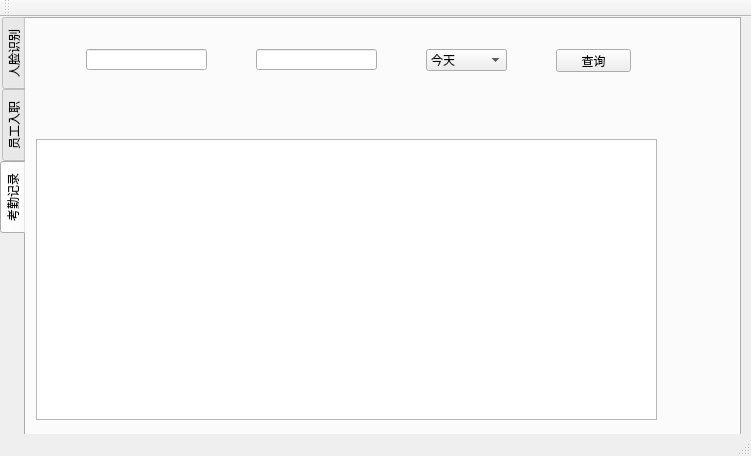
<?xml version="1.0" encoding="UTF-8"?>
<ui version="4.0">
 <class>MainWindow</class>
 <widget class="QMainWindow" name="MainWindow">
  <property name="geometry">
   <rect>
    <x>0</x>
    <y>0</y>
    <width>751</width>
    <height>456</height>
   </rect>
  </property>
  <property name="windowTitle">
   <string>MainWindow</string>
  </property>
  <widget class="QWidget" name="centralWidget">
   <widget class="QTabWidget" name="tabWidget">
    <property name="geometry">
     <rect>
      <x>0</x>
      <y>0</y>
      <width>741</width>
      <height>421</height>
     </rect>
    </property>
    <property name="tabPosition">
     <enum>QTabWidget::West</enum>
    </property>
    <property name="currentIndex">
     <number>2</number>
    </property>
    <widget class="QWidget" name="tab">
     <attribute name="title">
      <string notr="true">人脸识别</string>
     </attribute>
     <widget class="QLabel" name="label">
      <property name="geometry">
       <rect>
        <x>0</x>
        <y>0</y>
        <width>641</width>
        <height>381</height>
       </rect>
      </property>
      <property name="styleSheet">
       <string notr="true">background-color: rgba(0, 0, 0,100%);</string>
      </property>
      <property name="text">
       <string/>
      </property>
     </widget>
     <widget class="QPushButton" name="uiButton_1">
      <property name="geometry">
       <rect>
        <x>150</x>
        <y>390</y>
        <width>75</width>
        <height>23</height>
       </rect>
      </property>
      <property name="styleSheet">
       <string notr="true">font: 9pt &quot;微软雅黑&quot;;
</string>
      </property>
      <property name="text">
       <string>开始</string>
      </property>
     </widget>
     <widget class="QPushButton" name="uiButton_2">
      <property name="geometry">
       <rect>
        <x>440</x>
        <y>390</y>
        <width>75</width>
        <height>23</height>
       </rect>
      </property>
      <property name="styleSheet">
       <string notr="true">font: 9pt &quot;微软雅黑&quot;;</string>
      </property>
      <property name="text">
       <string>停止</string>
      </property>
     </widget>
    </widget>
    <widget class="QWidget" name="tab_2">
     <attribute name="title">
      <string>员工入职</string>
     </attribute>
     <widget class="QLabel" name="label_2">
      <property name="geometry">
       <rect>
        <x>20</x>
        <y>20</y>
        <width>111</width>
        <height>16</height>
       </rect>
      </property>
      <property name="text">
       <string>请输入员工工号：</string>
      </property>
     </widget>
     <widget class="QLabel" name="label_3">
      <property name="geometry">
       <rect>
        <x>20</x>
        <y>70</y>
        <width>111</width>
        <height>16</height>
       </rect>
      </property>
      <property name="text">
       <string>请输入员工姓名：</string>
      </property>
     </widget>
     <widget class="QPushButton" name="uiButton_4">
      <property name="geometry">
       <rect>
        <x>230</x>
        <y>350</y>
        <width>75</width>
        <height>23</height>
       </rect>
      </property>
      <property name="text">
       <string>保存</string>
      </property>
     </widget>
     <widget class="QLabel" name="label_4">
      <property name="geometry">
       <rect>
        <x>20</x>
        <y>120</y>
        <width>151</width>
        <height>16</height>
       </rect>
      </property>
      <property name="text">
       <string>请输入员工身份证号：</string>
      </property>
     </widget>
     <widget class="QLabel" name="label_5">
      <property name="geometry">
       <rect>
        <x>20</x>
        <y>220</y>
        <width>111</width>
        <height>16</height>
       </rect>
      </property>
      <property name="text">
       <string>请输入员工手机号：</string>
      </property>
     </widget>
     <widget class="QLabel" name="label_6">
      <property name="geometry">
       <rect>
        <x>20</x>
        <y>170</y>
        <width>111</width>
        <height>16</height>
       </rect>
      </property>
      <property name="text">
       <string>请输入员工性别：</string>
      </property>
     </widget>
     <widget class="QLineEdit" name="lineEdit">
      <property name="geometry">
       <rect>
        <x>140</x>
        <y>20</y>
        <width>121</width>
        <height>21</height>
       </rect>
      </property>
     </widget>
     <widget class="QLineEdit" name="lineEdit_2">
      <property name="geometry">
       <rect>
        <x>140</x>
        <y>70</y>
        <width>121</width>
        <height>21</height>
       </rect>
      </property>
     </widget>
     <widget class="QLineEdit" name="lineEdit_3">
      <property name="geometry">
       <rect>
        <x>140</x>
        <y>120</y>
        <width>121</width>
        <height>21</height>
       </rect>
      </property>
      <property name="text">
       <string/>
      </property>
     </widget>
     <widget class="QLineEdit" name="lineEdit_4">
      <property name="geometry">
       <rect>
        <x>140</x>
        <y>170</y>
        <width>121</width>
        <height>21</height>
       </rect>
      </property>
     </widget>
     <widget class="QLineEdit" name="lineEdit_5">
      <property name="geometry">
       <rect>
        <x>140</x>
        <y>220</y>
        <width>121</width>
        <height>21</height>
       </rect>
      </property>
     </widget>
     <widget class="QLineEdit" name="lineEdit_6">
      <property name="geometry">
       <rect>
        <x>140</x>
        <y>270</y>
        <width>121</width>
        <height>21</height>
       </rect>
      </property>
      <property name="text">
       <string/>
      </property>
     </widget>
     <widget class="QLabel" name="label_7">
      <property name="geometry">
       <rect>
        <x>20</x>
        <y>270</y>
        <width>111</width>
        <height>16</height>
       </rect>
      </property>
      <property name="text">
       <string>请输入员工邮箱：</string>
      </property>
     </widget>
     <widget class="QLabel" name="label_8">
      <property name="geometry">
       <rect>
        <x>320</x>
        <y>20</y>
        <width>261</width>
        <height>16</height>
       </rect>
      </property>
      <property name="text">
       <string>员工人脸信息采集(请正脸面向摄像头)：</string>
      </property>
     </widget>
     <widget class="QLabel" name="label_9">
      <property name="geometry">
       <rect>
        <x>330</x>
        <y>50</y>
        <width>281</width>
        <height>221</height>
       </rect>
      </property>
      <property name="styleSheet">
       <string notr="true">background-color: rgba(0, 0, 0,100%);</string>
      </property>
      <property name="text">
       <string/>
      </property>
     </widget>
     <widget class="QPushButton" name="uiButton_3">
      <property name="geometry">
       <rect>
        <x>490</x>
        <y>290</y>
        <width>91</width>
        <height>23</height>
       </rect>
      </property>
      <property name="text">
       <string>录入人脸信息</string>
      </property>
     </widget>
     <widget class="QPushButton" name="uiButton_5">
      <property name="geometry">
       <rect>
        <x>360</x>
        <y>290</y>
        <width>75</width>
        <height>23</height>
       </rect>
      </property>
      <property name="text">
       <string>开启摄像头</string>
      </property>
     </widget>
     <widget class="QLabel" name="label_photo_count">
      <property name="geometry">
       <rect>
        <x>410</x>
        <y>320</y>
        <width>121</width>
        <height>21</height>
       </rect>
      </property>
      <property name="text">
       <string>已存入的照片：0/20</string>
      </property>
     </widget>
    </widget>
    <widget class="QWidget" name="tab_3">
     <attribute name="title">
      <string>考勤记录</string>
     </attribute>
     <widget class="QTableView" name="tableView">
      <property name="geometry">
       <rect>
        <x>10</x>
        <y>120</y>
        <width>621</width>
        <height>281</height>
       </rect>
      </property>
     </widget>
     <widget class="QPushButton" name="pushButton">
      <property name="geometry">
       <rect>
        <x>530</x>
        <y>30</y>
        <width>75</width>
        <height>23</height>
       </rect>
      </property>
      <property name="text">
       <string>查询</string>
      </property>
     </widget>
     <widget class="QLineEdit" name="lineEdit_7">
      <property name="geometry">
       <rect>
        <x>60</x>
        <y>30</y>
        <width>121</width>
        <height>21</height>
       </rect>
      </property>
     </widget>
     <widget class="QLineEdit" name="lineEdit_8">
      <property name="geometry">
       <rect>
        <x>230</x>
        <y>30</y>
        <width>121</width>
        <height>21</height>
       </rect>
      </property>
     </widget>
     <widget class="QComboBox" name="comboBox">
      <property name="geometry">
       <rect>
        <x>400</x>
        <y>30</y>
        <width>81</width>
        <height>22</height>
       </rect>
      </property>
      <item>
       <property name="text">
        <string>今天</string>
       </property>
      </item>
      <item>
       <property name="text">
        <string>近一周</string>
       </property>
      </item>
      <item>
       <property name="text">
        <string>近一个月</string>
       </property>
      </item>
      <item>
       <property name="text">
        <string>全部</string>
       </property>
      </item>
     </widget>
    </widget>
   </widget>
  </widget>
  <widget class="QToolBar" name="mainToolBar">
   <attribute name="toolBarArea">
    <enum>TopToolBarArea</enum>
   </attribute>
   <attribute name="toolBarBreak">
    <bool>false</bool>
   </attribute>
  </widget>
  <widget class="QStatusBar" name="statusBar"/>
 </widget>
 <layoutdefault spacing="6" margin="11"/>
 <resources/>
 <connections/>
</ui>
